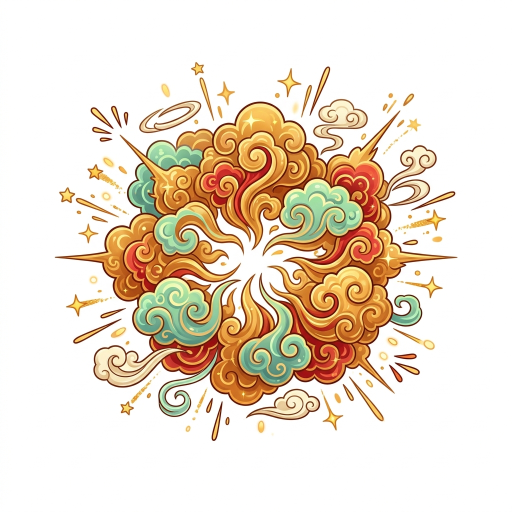
#> input picture fx/powerup_frame1_cloud_puff_white.png, 1024 x 1024 px, found by its file name (shown at 1/2 size)
$ python build_powerup_video_fx.py
#> lines starting #> are read from the running program, lines starting #| are printed output that depends on the picture; after the words box and inside, x2 and y2 are one past the last pixel; in counts of white or black regions, pixels touching at a corner belong together
#> in main, im_w is the input picture: PIL image 1024x1024 RGB; mean R, G, B 236.1, 222.5, 206.1
#!/usr/bin/env -S uv run
# /// script
# requires-python = ">=3.11"
# dependencies = [
#     "pillow",
#     "numpy",
# ]
# ///
"""
Adversarial White-Background (#FFFFFF) -> Zero-Halo RGBA Transparency & Video Builder (`v1.7.0`).
Implements the joint Subagent A + Subagent B 3-Stage Pipeline:
  1. Stage 1 — Chroma-Aware Neutral Whiteness Metric:
     w_neutral = c_min - 1.85 * (c_max - c_min)
     (Protects bright yellow-orange dragon fire and golden scales from being mistaken for white!)
  2. Stage 2 — Border-Seeded Connected-Component Flood Fill (BFS):
     Only white regions topologically connected to the outer frame boundary (or exterior background)
     are keyed out! Internal white highlights inside the dragon (eyes, teeth/fangs, horns, white-hot
     fire core) are 100% protected (alpha = 1.0, zero Swiss-cheese holes!).
  3. Stage 3 — Exact White Un-Premultiplication (Color Decontamination) & Warm Fire/Mist Despill:
     Inverts C_obs = alpha * C_true + (1 - alpha) * 1.0 -> C_clean = (C_obs - (1 - alpha)) / alpha
     so semi-transparent cloud puffs and flame edges have ZERO chalky white fringe over the dark 3D board!

Outputs:
  - public/fx/powerup_frame1_cloud_puff_rgba.png
  - public/fx/powerup_frame2_dragon_emerge_rgba.png  (RiccardinoCM26's favorite centerpiece!)
  - public/fx/powerup_frame3_dragon_fire_rgba.png
  - public/fx/dragon_powerup_white.mp4 (real 30fps H.264 video on #FFFFFF white background)
  - public/fx/dragon_powerup_audit_comparison.png (3-panel visual proof for GitHub Issue #1 & Gallery)
"""

from collections import deque
import math
import shutil
import subprocess
import tempfile
from pathlib import Path
import numpy as np
from PIL import Image, ImageDraw, ImageFilter, ImageFont

ROOT = Path(__file__).resolve().parent.parent
FX_DIR = ROOT / "public" / "fx"
ARTIFACT_DIR = Path("/Users/ricc/.gemini/antigravity/brain/9efaaa30-d5fa-49dc-b7c4-7292c03768b3")


def remove_white_bg_adversarial(im_rgb: Image.Image) -> tuple[Image.Image, Image.Image]:
    """
    Returns:
      - clean_rgba: Adversarial 3-Stage Flood-Fill + Chroma-Protected + White-Unpremultiplied RGBA
      - naive_rgba: Naive `R>240 & G>240 & B>240` threshold RGBA (for comparison audit)
    """
    W, H = im_rgb.size
#> W = 1024; H = 1024
    arr = np.asarray(im_rgb.convert("RGB"), dtype=np.float32) / 255.0

    # --- Naive threshold (for comparison panel) ---
    naive_bg = (arr[:, :, 0] > 240 / 255.0) & (arr[:, :, 1] > 240 / 255.0) & (arr[:, :, 2] > 240 / 255.0)
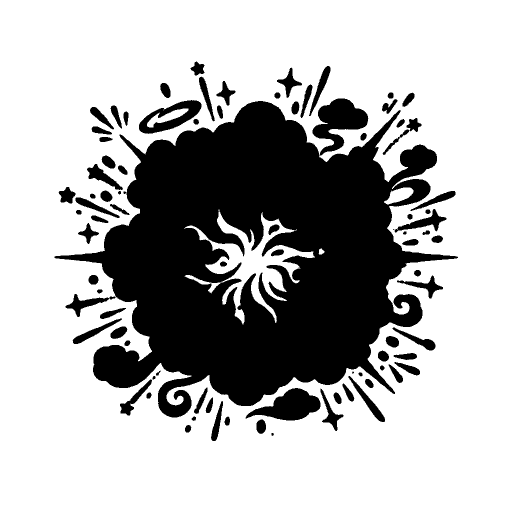
#> naive_bg: shape (1024, 1024) bool (shown at 1/2 size); 70% white; 88 black regions (2 under 20 px), largest, box (x1, y1, x2, y2) and area: (109, 202, 916, 835) 265436, (625, 197, 737, 311) 6326, (491, 776, 641, 841) 5259
    naive_a = np.where(naive_bg, 0, 255).astype(np.uint8)
    naive_rgba = Image.fromarray(np.dstack([ (arr * 255).astype(np.uint8), naive_a ]), mode="RGBA")

    # --- Stage 1: Corner-Calibrated Chroma-Aware Neutral Whiteness ---
    corners = np.concatenate([
        arr[:16, :16].reshape(-1, 3),
        arr[:16, -16:].reshape(-1, 3),
        arr[-16:, :16].reshape(-1, 3),
        arr[-16:, -16:].reshape(-1, 3),
    ], axis=0)
#> corners = 1024 rows, first 8: [0.988, 0.996, 0.992], [0.988, 0.996, 0.992], [1, 1, 1], [0.996, 0.996, 0.996], [0.996, 0.996, 0.988], [1, 1, 0.992], [1, 1, 1], [0.996, 0.996, 0.996]
    w_bg = np.clip(np.median(corners, axis=0), 0.95, 1.0)
#> w_bg = [1, 1, 1]
    c_norm = np.clip(arr / w_bg, 0.0, 1.0)

    c_min = np.min(c_norm, axis=-1)
    c_max = np.max(c_norm, axis=-1)
    sat = c_max - c_min
    # d_max = 1 - min(R,G,B): measures true non-white pigment density!
    # Pure white = 0.0; pale white/peach outer halo = 0.05..0.24; real yellow/orange fire (low Blue) = 0.65..0.98!
    d_max = 1.0 - c_min

    # --- Stage 2: Border-Seeded Connected-Component Flood Fill on (d_max < 0.34) ---
    # Any pale halo pixel connected to the outer border is classified as exterior;
    # white-hot cores/eyes/teeth enclosed INSIDE the dragon or flame are 100% protected!
    bg_cand = (d_max < 0.34) & (sat < 0.32)
#> bg_cand: shape (1024, 1024) bool; 74% white; 138 black regions (53 under 20 px), largest, box (x1, y1, x2, y2) and area: (110, 203, 915, 834) 241894, (626, 198, 736, 311) 2804, (492, 777, 640, 840) 2633
    sh, sw = H // 2, W // 2
#> sh = 512; sw = 512
    bg_small = bg_cand[::2, ::2].copy()
#> bg_small: shape (512, 512) bool; 74% white; 113 black regions (49 under 20 px), largest, box (x1, y1, x2, y2) and area: (55, 102, 458, 417) 60528, (313, 99, 368, 155) 689, (246, 389, 320, 420) 667
    visited = np.zeros((sh, sw), dtype=bool)
    q = deque()

    for x in range(sw):
        if bg_small[0, x]:
            visited[0, x] = True
            q.append((0, x))
        if bg_small[sh - 1, x]:
            visited[sh - 1, x] = True
            q.append((sh - 1, x))
#> visited: shape (512, 512) bool; 0.39% white in thin lines or dots
    for y in range(sh):
        if bg_small[y, 0] and not visited[y, 0]:
            visited[y, 0] = True
            q.append((y, 0))
        if bg_small[y, sw - 1] and not visited[y, sw - 1]:
            visited[y, sw - 1] = True
            q.append((y, sw - 1))
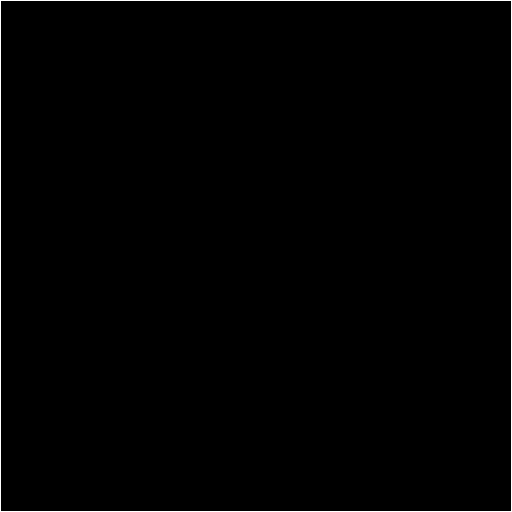
#> visited: shape (512, 512) bool; 0.78% white in thin lines or dots

    while q:
        cy, cx = q.popleft()
        for ny, nx in ((cy - 1, cx), (cy + 1, cx), (cy, cx - 1), (cy, cx + 1)):
            if 0 <= ny < sh and 0 <= nx < sw and not visited[ny, nx] and bg_small[ny, nx]:
                visited[ny, nx] = True
                q.append((ny, nx))
#> this loop made 183530 passes
#> (cy, cx) on passes 1 to 3: (0, 0), (511, 0), (0, 1)
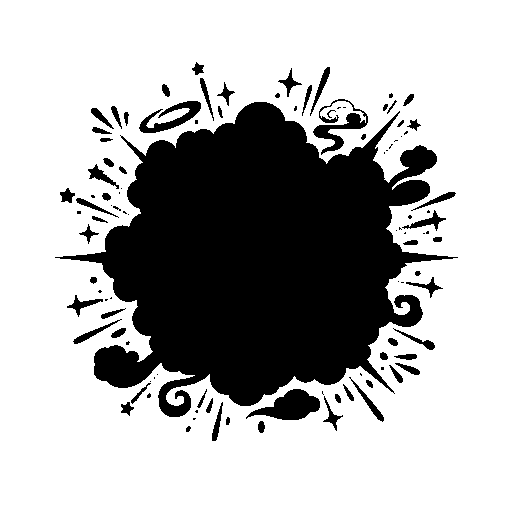
#> visited: shape (512, 512) bool; 70% white; 104 black regions (42 under 20 px), largest, box (x1, y1, x2, y2) and area: (55, 102, 458, 417) 69960, (246, 389, 320, 420) 1241, (313, 99, 368, 155) 894

    # Upsample exterior background mask and dilate slightly into the anti-aliased transition edge
    ext_mask_im = Image.fromarray((visited.astype(np.uint8) * 255), mode="L").resize((W, H), Image.Resampling.BILINEAR)
    ext_zone = np.asarray(ext_mask_im.filter(ImageFilter.MaxFilter(size=17)).filter(ImageFilter.GaussianBlur(radius=4.0)), dtype=np.float32) / 255.0

    # On the exterior zone, require d_max >= 0.26 to begin appearing, reaching full opacity at d_max = 0.62
    t_ext = np.clip((d_max - 0.26) / (0.62 - 0.26), 0.0, 1.0)
    alpha_ext = t_ext * t_ext * (3.0 - 2.0 * t_ext)

    # Combine interior (1.0) and exterior (alpha_ext)
    alpha_raw = (1.0 - ext_zone) * 1.0 + ext_zone * alpha_ext

    # Soft radial safety vignette at outermost 3% border
    yy, xx = np.mgrid[0:H, 0:W]
    rad = np.sqrt(((xx - W * 0.5) / (W * 0.5)) ** 2 + ((yy - H * 0.5) / (H * 0.5)) ** 2)
    vig = np.clip((0.99 - rad) / 0.08, 0.0, 1.0)
    alpha = np.clip(alpha_raw * vig, 0.0, 1.0)

    # Slight feather on alpha for silky smoke/fire edges
    alpha_im = Image.fromarray(np.clip(alpha * 255.0, 0, 255).astype(np.uint8), mode="L").filter(ImageFilter.GaussianBlur(radius=1.0))
    alpha = np.asarray(alpha_im, dtype=np.float32) / 255.0

    # --- Stage 3: Exact White Un-Premultiplication (Color Decontamination) & Fiery Edge Despill ---
    alpha_safe = np.maximum(alpha, 0.12)[:, :, None]
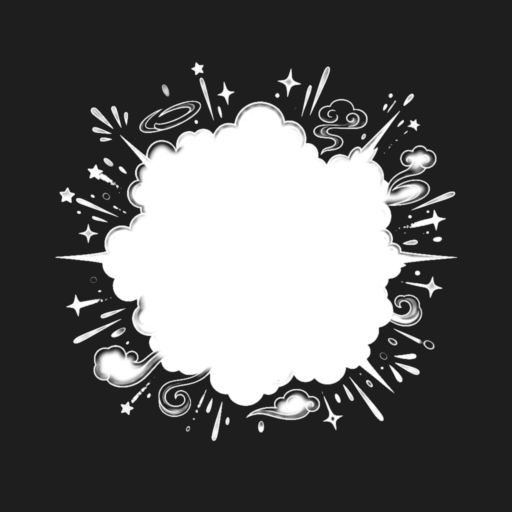
#> alpha_safe: shape (1024, 1024, 1) float32 (shown at 1/2 size); min 0.12, max 1, mean 0.365
    c_clean = np.clip((c_norm - (1.0 - alpha[:, :, None])) / alpha_safe, 0.0, 1.0)

    # Pull semi-transparent outer edge pixels toward rich fiery amber-crimson so zero white/chalky rim can ever appear
    fire_edge_color = np.array([0.96, 0.42, 0.06], dtype=np.float32)
    edge_blend = (np.clip(1.0 - alpha, 0.0, 1.0) ** 1.2 * ext_zone * 0.82)[:, :, None]
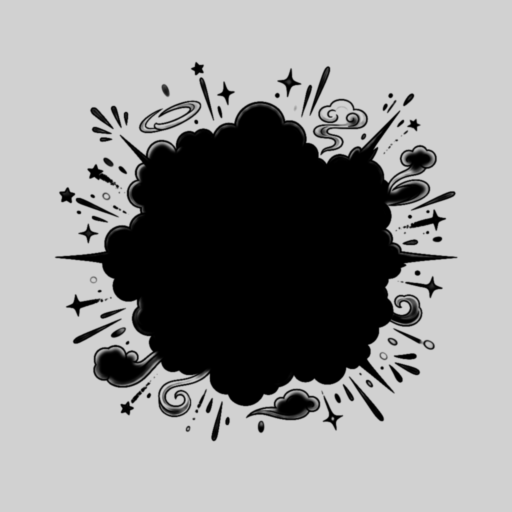
#> edge_blend: shape (1024, 1024, 1) float32 (shown at 1/2 size); min 0, max 0.82, mean 0.583
    c_final = c_clean * (1.0 - edge_blend) + fire_edge_color * edge_blend
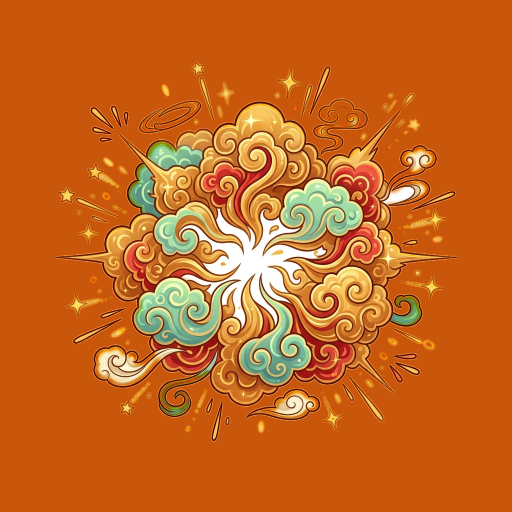
#> c_final: shape (1024, 1024, 3) float32 (shown at 1/2 size); mean R, G, B 0.783, 0.407, 0.132

    rgba_u8 = np.dstack([
        np.clip(c_final * 255.0, 0, 255).astype(np.uint8),
        np.clip(alpha * 255.0, 0, 255).astype(np.uint8),
    ])
    return Image.fromarray(rgba_u8, mode="RGBA"), naive_rgba


# [182 lines left out: functions build_white_bg_video_and_audit, build_family_white_bg_video, not called in this run]


def main():
    frames = [
        ("powerup_frame1_cloud_puff_white.png", "powerup_frame1_cloud_puff_rgba.png"),
        ("powerup_frame2_dragon_emerge_white.png", "powerup_frame2_dragon_emerge_rgba.png"),
        ("powerup_frame3_dragon_fire_white.png", "powerup_frame3_dragon_fire_rgba.png"),
    ]
    loaded_white = {}
    loaded_clean = {}
    loaded_naive = {}

    for src_name, dst_name in frames:
        im_w = Image.open(FX_DIR / src_name).convert("RGB")
        clean_rgba, naive_rgba = remove_white_bg_adversarial(im_w)
        # Save at 768x768 for fast WebGL/Canvas rendering
        clean_768 = clean_rgba.resize((768, 768), Image.Resampling.LANCZOS)
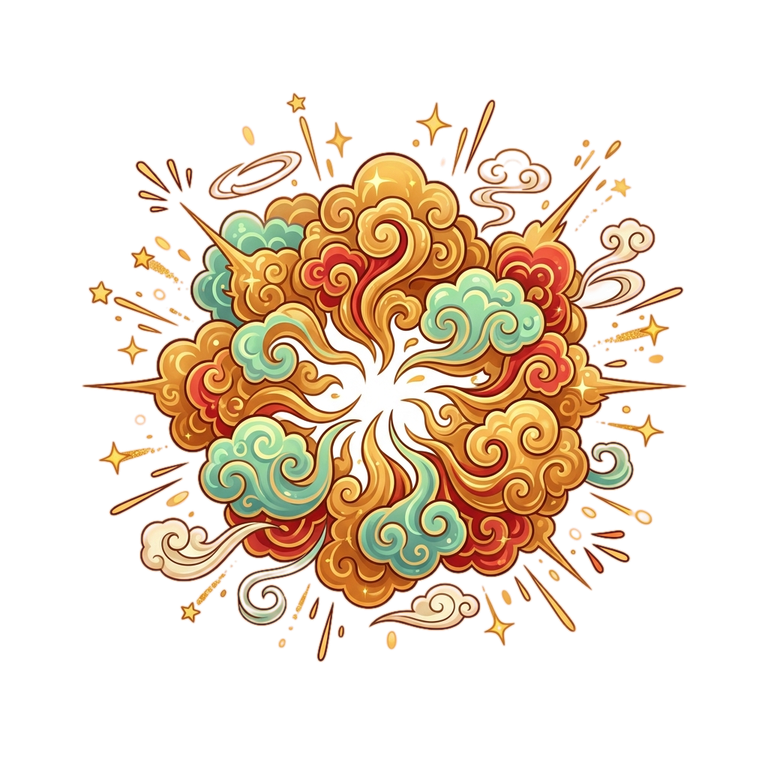
#> clean_768: PIL image 768x768 RGBA; mean R, G, B, A 63.2, 45.1, 25.8, 72.2; transparent parts drawn white
        clean_768.save(FX_DIR / dst_name, "PNG")
        loaded_white[src_name] = im_w
        loaded_clean[src_name] = clean_rgba
        loaded_naive[src_name] = naive_rgba
        print(f"✨ Extracted Zero-Halo Transparent RGBA: {dst_name}")
#> pass 2 of the loop in main, `for src_name, dst_name in frames:`:
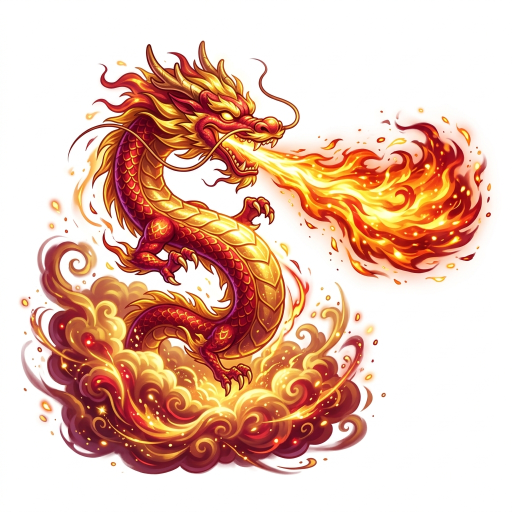
#> input picture fx/powerup_frame2_dragon_emerge_white.png, 1024 x 1024 px, found by its file name (shown at 1/2 size)
#> in main, im_w is the input picture: PIL image 1024x1024 RGB; mean R, G, B 229.7, 192, 174.9
#> in remove_white_bg_adversarial (call 2), `naive_bg = (arr[:, :, 0] > 240 / 255.0) & (arr[:, :, 1] > 240 / 255.0)..`:
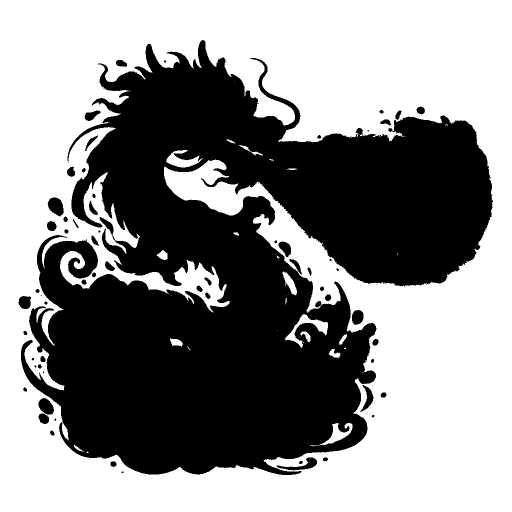
#> naive_bg: shape (1024, 1024) bool (shown at 1/2 size); 55% white; 70 black regions (20 under 20 px), largest, box (x1, y1, x2, y2) and area: (42, 80, 986, 950) 461922, (95, 395, 128, 433) 855, (77, 796, 108, 829) 722
#> corners = 1024 rows, first 8: [0.98, 0.98, 0.98], [0.988, 0.988, 0.988], [1, 1, 1], [0.996, 0.996, 0.996], [0.996, 0.996, 0.996], [1, 1, 1], [1, 1, 1], [0.996, 0.996, 0.996]
#> bg_cand: shape (1024, 1024) bool; 61.1% white; 114 black regions (42 under 20 px), largest, box (x1, y1, x2, y2) and area: (46, 81, 973, 949) 398494, (554, 916, 634, 939) 541, (913, 248, 942, 293) 487
#> bg_small: shape (512, 512) bool; 61.1% white; 112 black regions (76 under 20 px), largest, box (x1, y1, x2, y2) and area: (23, 41, 487, 475) 99618, (277, 458, 317, 470) 133, (457, 126, 471, 147) 124
#> the loop in remove_white_bg_adversarial (call 2), `while q:` made 157210 passes
#> in remove_white_bg_adversarial (call 2), `alpha_raw = (1.0 - ext_zone) * 1.0 + ext_zone * alpha_ext`:
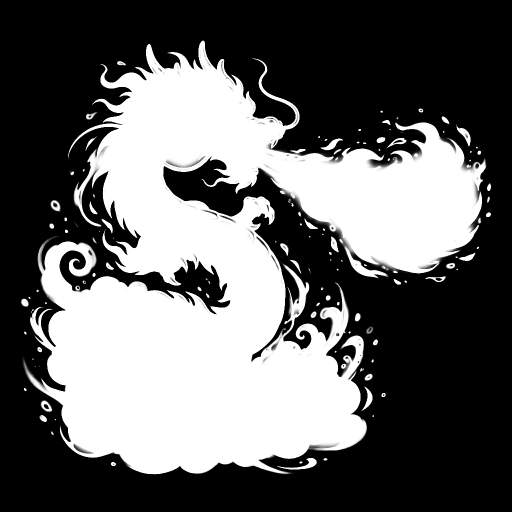
#> alpha_raw: shape (1024, 1024) float32 (shown at 1/2 size); min 0, max 1, mean 0.39

    build_white_bg_video_and_audit(
        loaded_white["powerup_frame1_cloud_puff_white.png"],
        loaded_white["powerup_frame2_dragon_emerge_white.png"],
        loaded_white["powerup_frame3_dragon_fire_white.png"],
        loaded_naive["powerup_frame2_dragon_emerge_white.png"],
        loaded_clean["powerup_frame2_dragon_emerge_white.png"],
    )

    # Process Carlesso Family Power-Up Keyframes
    family_frames = [
        ("family_powerup_frame2_crest_white.png", "family_powerup_frame2_crest_rgba.png"),
        ("family_powerup_frame3_celebrate_white.png", "family_powerup_frame3_celebrate_rgba.png"),
    ]
    fam_white = {}
    for src_name, dst_name in family_frames:
        src_path = FX_DIR / src_name
        if src_path.exists():
            im_w = Image.open(src_path).convert("RGB")
            clean_rgba, _ = remove_white_bg_adversarial(im_w)
            clean_768 = clean_rgba.resize((768, 768), Image.Resampling.LANCZOS)
            clean_768.save(FX_DIR / dst_name, "PNG")
            if ARTIFACT_DIR.exists():
                shutil.copy2(FX_DIR / dst_name, ARTIFACT_DIR / dst_name)
            fam_white[src_name] = im_w
            print(f"✨ Extracted Carlesso Family Zero-Halo Transparent RGBA: {dst_name}")

    if "family_powerup_frame2_crest_white.png" in fam_white and "family_powerup_frame3_celebrate_white.png" in fam_white:
        build_family_white_bg_video(
            loaded_white["powerup_frame1_cloud_puff_white.png"],
            fam_white["family_powerup_frame2_crest_white.png"],
            fam_white["family_powerup_frame3_celebrate_white.png"],
        )


if __name__ == "__main__":
#> (the run stopped early here; a loop or call above may not have finished)
